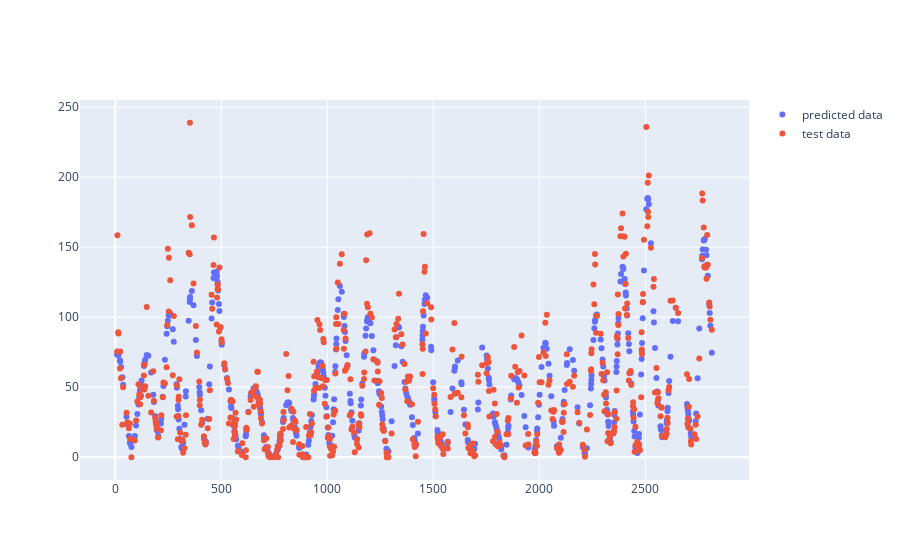

Write notebook code for a chart like this one.
### Code cell
import plotly.graph_objects as go

# predicted data = dati predetti con la regressione
# test data = dati reali usati per il test

fig = go.Figure()
fig.add_trace(go.Scatter(x=X_test.flatten(), y=y_pred.flatten(),
                    mode='markers',
                    name='predicted data'))
fig.add_trace(go.Scatter(x=X_test.flatten(), y=y_test.flatten(),
                    mode='markers',
                    name='test data'))
fig.show()

### Figure 1 — Plotly figure (JSON) as saved in the notebook; plotly's stock layout.template omitted (floating-point values rounded to 4 significant figures; data arrays with more than 128 entries replaced by an {"elided": "..."} marker saying what was removed)
{"data": [{"mode": "markers", "name": "predicted data", "type": "scatter", "x": {"elided": "564 int values"}, "y": {"elided": "564 float values"}}, {"mode": "markers", "name": "test data", "type": "scatter", "x": {"elided": "564 int values"}, "y": {"elided": "564 float values"}}], "layout": {}}
